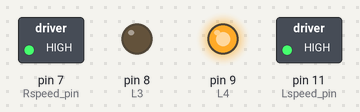
A sketch run on a simulated Arduino Uno, built with avr-gcc and run on an emulated ATmega328P. On the bench: switched loads named in the sketch (green lamp = pin HIGH), output pins drawn as LEDs (lit = HIGH). Pins used as bus, display or sensor lines are not drawn.

Above: at 0.1 s.
At 1.1 s:
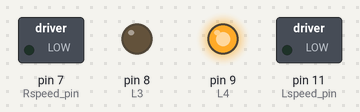
At 3.1 s:
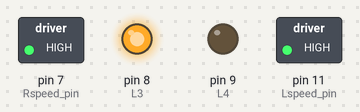
At 6.1 s:
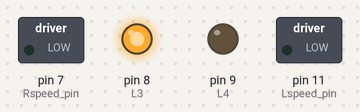
Timing chart, 0 to 7.6 s (numbered marks = the images above):
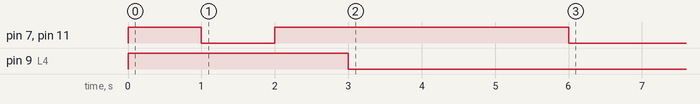

The sketch:

left_motor.ino
```cpp
const uint8_t R1=4;
const uint8_t R2=5;
const uint8_t Rspeed_pin=7;

const uint8_t L4=9;
const uint8_t L3=8;
const uint8_t Lspeed_pin=11;
const uint8_t speed_value=25;

void setspeed(int LeftSpeed, int RightSpeed)
{
  // Задает ширину положительного фронта от 0 до 255.
  digitalWrite(Lspeed_pin, LeftSpeed);
  digitalWrite(Rspeed_pin, RightSpeed);
  // Чем больше, тем интенсивнее работает мотор.
}

void setup_motor(){
  pinMode(L4,OUTPUT);
  pinMode(L3,OUTPUT);
  pinMode(Lspeed_pin,OUTPUT);
  pinMode(R1,OUTPUT);
  pinMode(R2,OUTPUT);
  pinMode(Rspeed_pin,OUTPUT);
}

void setup() {
  // put your setup code here, to run once:
  setup_motor(); //назначили пины на выходы
  stop_all(); // двигатели остановлены
  setspeed(125,125); // двигатели под напряжением
  forward(); // вперед всеми колесами
  delay(1000);
  stop_all();
  delay(1000);
  setspeed(175,175);
  right(); // поворот левыми колесами. Едет вправо
  delay(1000);
  setspeed(255,255);
  left(); // поворот правыми колесами. Едет влево
  delay(3000);
  stop_all();

}


void forward() {
  // put your main code here, to run repeatedly:
  digitalWrite(L4,HIGH);
  digitalWrite(L3,LOW);
  digitalWrite(R1,LOW);
  digitalWrite(R2,HIGH);
}


void right() {
  // put your main code here, to run repeatedly:
  digitalWrite(L4,HIGH);
  digitalWrite(L3,LOW);
  digitalWrite(R1,HIGH);
  digitalWrite(R2,LOW);
}


void left() {
  // put your main code here, to run repeatedly:
  digitalWrite(L4,LOW);
  digitalWrite(L3,HIGH);
  digitalWrite(R1,LOW);
  digitalWrite(R2,HIGH);
}
void stop_all(){
 setspeed(0,0);
  }

void loop(){

  }
```
